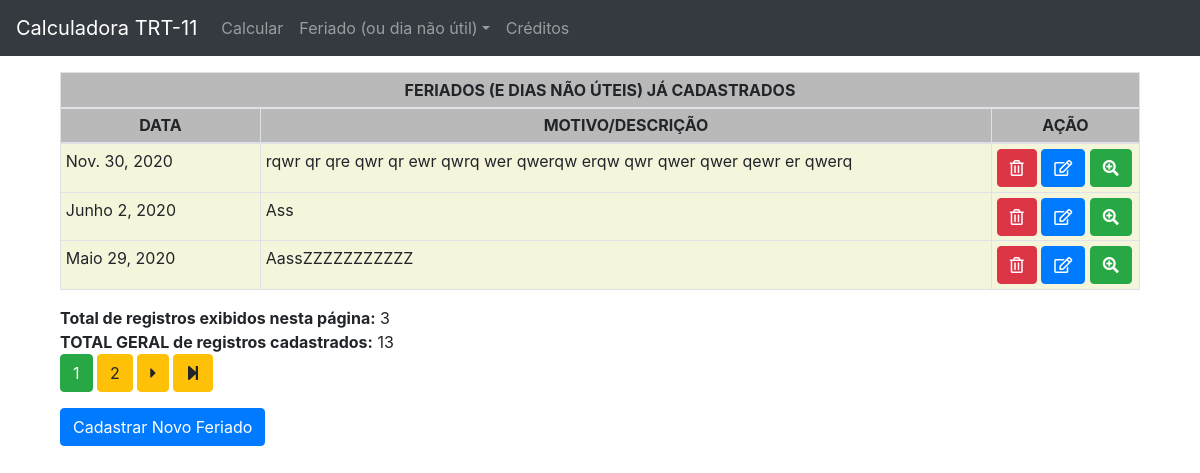
Page /read/ on the earlier database version.
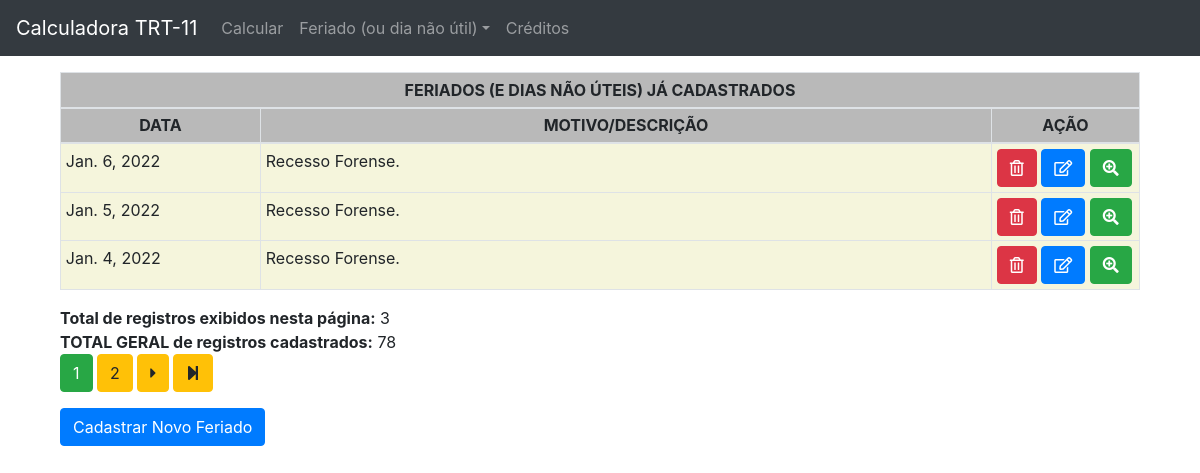
Same page on the later database version.
### feriado/models.py (models this page shows, shortened)
class Feriado(models.Model):
    data_feriado = models.DateField(validators=[validate_weekend],unique=True,verbose_name='DATA',help_text='Selecione um feriado ou dia não útil no formato: <em>AAAA-MM-DD</em>. ')
    descricao = models.TextField(verbose_name='DESCRIÇÃO/MOTIVO')
    data_hora_cadastro = models.DateTimeField(auto_now_add=True)
    data_hora_alteracao = models.DateTimeField(auto_now=True,editable=False)

### feriado/views.py (the view)
# urls.py: path('read/', FeriadoList.as_view(), name='feriado_read'),
class FeriadoList(ListView):
    model = Feriado
    ordering = ['-data_feriado']  #mostrar da data mais recente para a mais antiga
    paginate_by = 3 # para o celular melhor 3 registros por página
    def get_context_data(self, **kwargs):
        context = super().get_context_data(**kwargs)
        context["total_registros"] = Feriado.objects.count()
        return context

### feriado/templates/feriado/feriado_list.html (shortened to what this page needs)
{% extends 'feriado/base.html' %}
{% block conteudo %}
    <div>
      <br>
      <br>
      <br>
      <table class="table table-hover table-bordered table-sm table-responsive-sm">
        <thead class="text-center" style="background-color: rgb(185, 185, 185);">
          <tr>
            <th colspan="4">FERIADO{{ object_list|pluralize:'S' }} (E DIAS NÃO ÚTEIS) JÁ CADASTRADOS</th>
          </tr>
          <tr>
            <th width='200'>DATA</th>
            <th>MOTIVO/DESCRIÇÃO</th>
            <th width='148'>AÇÃO</th>
          </tr>
        </thead>
        <tbody style="background-color:beige;">
          {% for feriado in object_list %}
          <tr>
            <td>{{ feriado.data_feriado }}</td>
            <td>{{ feriado.descricao }}</td>
            <td>
              <a href="{% url 'feriado:feriado_delete' feriado.id %}" class="btn btn-danger"><i
                  class="far fa-trash-alt" title="Excluir"></i></a>
              <a href="{% url 'feriado:feriado_update' feriado.id %}" class="btn btn-primary"><i
                  class="far fa-edit"  title="Alterar"></i> </a>
              <a href="{% url 'feriado:feriado_detail' feriado.id %}" class="btn btn-success"><i
                  class="fas fa-search-plus" title="Ver"></i> </a>
            </td>
          </tr>
          {% endfor %}
        </tbody>
      </table>
      <strong>Total de registros exibidos nesta página:</strong>&nbsp;{{ feriado_list.count }}
      <br>
      <strong>TOTAL GERAL de registros cadastrados:</strong>&nbsp;{{ total_registros }}
      {% include "feriado/paginacao.html" %}
      <a href="{% url 'feriado:feriado_create' %}" class="btn btn-primary">Cadastrar Novo Feriado</a>
    </div>
{% endblock %}

### feriado/templates/feriado/base.html (shortened to what this page needs)
<!doctype html>
<html lang="pt-br">
  <head>
    <link rel="stylesheet" href="https://stackpath.bootstrapcdn.com/bootstrap/4.4.1/css/bootstrap.min.css">
    <link href="https://unpkg.com/gijgo@1.9.13/css/gijgo.min.css" rel="stylesheet" type="text/css" />
	<link rel="stylesheet" href="https://use.fontawesome.com/releases/v5.3.1/css/all.css">
  </head>
  <body>
    <nav class="navbar navbar-expand-md navbar-dark bg-dark fixed-top">
  <a class="navbar-brand" href="/">Calculadora TRT-11</a>
  <div class="collapse navbar-collapse" id="navbarsExampleDefault">
    <ul class="navbar-nav mr-auto">
      <li class="nav-item">
        <a class="nav-link" href="/">Calcular</a>
      </li>
      <li class="nav-item dropdown">
        <a class="nav-link dropdown-toggle" href="#" id="dropdown01" data-toggle="dropdown" aria-haspopup="true" aria-expanded="false">Feriado (ou dia não útil)</a>
      </li>
      <li class="nav-item">
        <a class="nav-link" href="{% url 'feriado:feriado_creditos' %}">Créditos</a>
      </li>
    </ul>
  </div>
</nav>
<main role="main" class="container">
  <div class="container">
    {% block conteudo %}
    {% endblock %}
  </div>
</main>
</body>
</html>

### feriado/templates/feriado/paginacao.html (shortened to what this page needs)
{% if is_paginated %}
   <div class="pagination">
       {% for l in  page_obj.paginator.page_range %}
          {% if l <= page_obj.number|add:1 and l >= page_obj.number|add:-1 %}
              {% if page_obj.number == forloop.counter %}
                 <a href="?page={{forloop.counter}}" class="current btn btn-success">{{forloop.counter}}</a>&nbsp;
              {% else %}
                 <a href="?page={{forloop.counter}}" class="btn btn-warning">{{forloop.counter}}</a>&nbsp;
              {% endif %}
          {% endif %}
       {% endfor %}
       {% if page_obj.has_next %}
          <a href="{{ request.path }}?page={{ page_obj.next_page_number }}" class="btn btn-warning"><i class="fas fa-caret-right"></i></a>&nbsp;
          <a href="{{ request.path }}?page={{ page_obj.paginator.num_pages }}" class="btn btn-warning"><i class="fas fa-step-forward"></i></a>
       {% endif %}
   </div>
{% endif %}

Differences in the rows shown:
removed Feriado: data_feriado "Nov. 30, 2020", descricao "rqwr qr qre qwr qr ewr qwrq wer qwerqw erqw qwr qwer qwer qewr er qwerq"
removed Feriado: data_feriado "Junho 2, 2020", descricao "Ass"
removed Feriado: data_feriado "Maio 29, 2020", descricao "AassZZZZZZZZZZZ"
added Feriado: data_feriado "Jan. 6, 2022", descricao "Recesso Forense."
added Feriado: data_feriado "Jan. 5, 2022", descricao "Recesso Forense."
added Feriado: data_feriado "Jan. 4, 2022", descricao "Recesso Forense."
Other differences:
{{ total_registros }}: "13" → "78"
